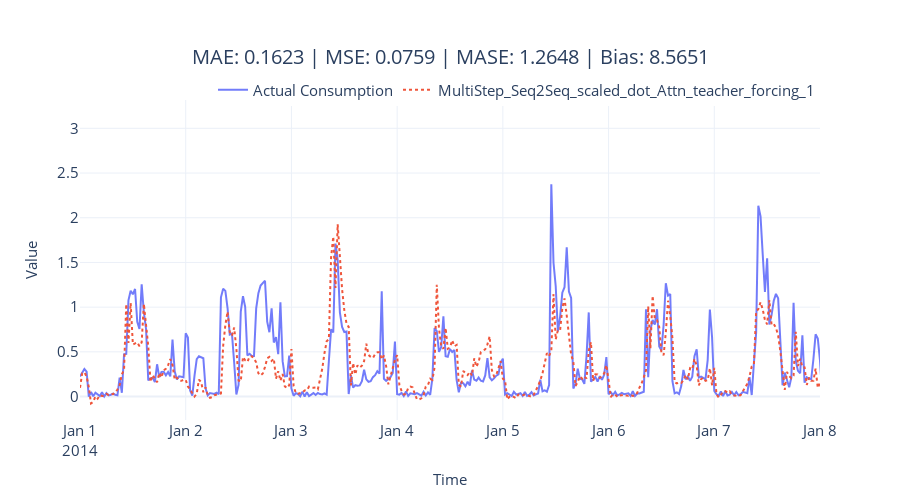

The notebook cell this image was saved under:
### Code cell
fig = plot_forecast(pred_df, forecast_columns=[tag], forecast_display_names=[tag])
fig = format_plot(fig, title=f"MAE: {metrics['MAE']:.4f} | MSE: {metrics['MSE']:.4f} | MASE: {metrics['MASE']:.4f} | Bias: {metrics['Forecast Bias']:.4f}")
fig.update_xaxes(type="date", range=["2014-01-01", "2014-01-08"])
fig.write_image(f"imgs/chapter_13/{tag}.png")
fig.show()

### Figure 1 — Plotly figure (JSON) as saved in the notebook; plotly's stock layout.template omitted (floating-point values rounded to 4 significant figures; data arrays with more than 128 entries replaced by an {"elided": "..."} marker saying what was removed)
{"data": [{"line": {"color": "rgba(99,110,250,0.9)"}, "mode": "lines", "name": "Actual Consumption", "type": "scatter", "x": {"elided": "1488 str values"}, "y": {"elided": "1488 float values"}}, {"line": {"color": "rgba(239,85,59,1)", "dash": "dot"}, "mode": "lines", "name": "MultiStep_Seq2Seq_scaled_dot_Attn_teacher_forcing_1", "type": "scatter", "x": {"elided": "1488 str values"}, "y": {"elided": "1488 float values"}}], "layout": {"autosize": false, "height": 500, "legend": {"font": {"size": 15}, "orientation": "h", "title": {}, "x": 1, "xanchor": "right", "y": 0.98, "yanchor": "bottom"}, "title": {"font": {"size": 20}, "text": "MAE: 0.1623 | MSE: 0.0759 | MASE: 1.2648 | Bias: 8.5651", "x": 0.5, "xanchor": "center", "yanchor": "top"}, "width": 900, "xaxis": {"range": ["2014-01-01", "2014-01-08"], "tickfont": {"size": 15}, "title": {"font": {"size": 15}, "text": "Time"}, "type": "date"}, "yaxis": {"tickfont": {"size": 15}, "title": {"font": {"size": 15}, "text": "Value"}}}}
